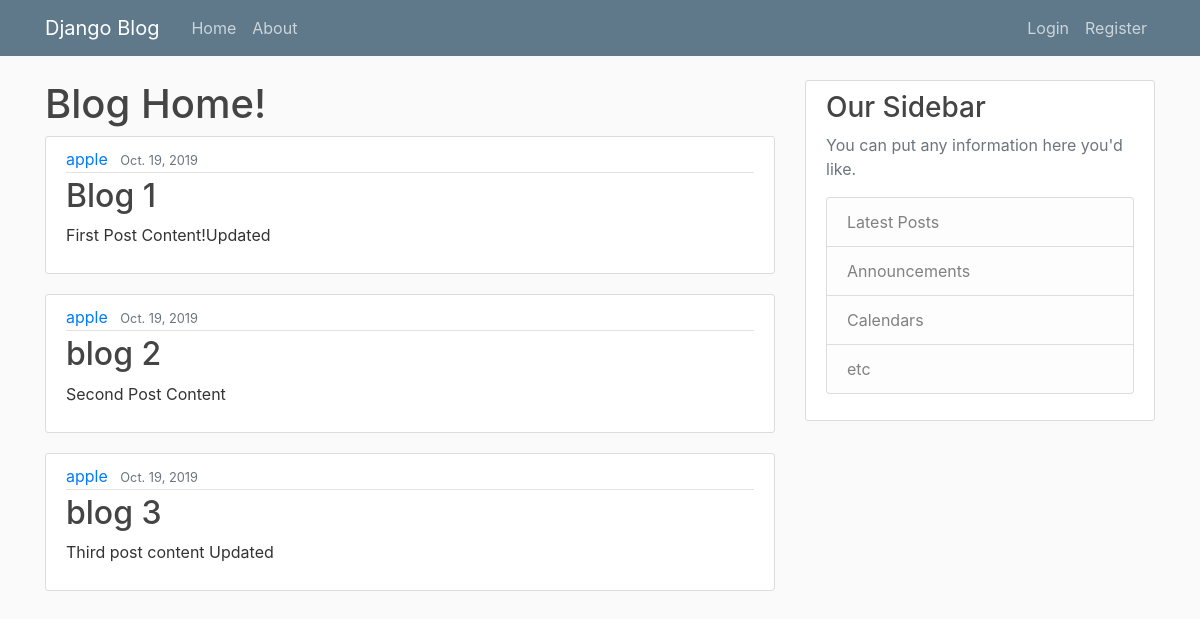
Screenshot of /blog/ with the database file from the repository.
### blog/models.py (models this page shows, shortened)
class Post(models.Model):
    title = models.CharField(max_length=100)
    content = models.TextField()
    date_posted = models.DateTimeField(default=timezone.now)
    author = models.ForeignKey(User, on_delete=models.CASCADE)

### blog/views.py (the view)
# urls.py: path('', views.home, name='blog-home'),
def home(request):
    context = {
        'posts': Post.objects.all()
    }
    return render(request, 'blog/home.html', context)

### blog/templates/blog/home.html
{% extends 'blog/base.html' %}
{% block content %}
    <h1>Blog Home!</h1>
    {% for post in posts %}
        <article class="media content-section">
            <div class="media-body">
                <div class="article-metadata">
                    <a class="mr-2" href="#">{{ post.author }}</a>
                    <small class="text-muted">{{ post.date_posted.date }}</small>
                </div>
                <h2><a class="article-title" href="#">{{ post.title }}</a></h2>
                <p class="article-content">{{ post.content }}</p>
            </div>
        </article>
    {% endfor %}
{% endblock content %}

### blog/templates/blog/base.html (shortened to what this page needs)
{% load static %}
<!DOCTYPE html>
<html lang="en">
<head>
    <link rel="stylesheet" href="https://stackpath.bootstrapcdn.com/bootstrap/4.3.1/css/bootstrap.min.css"
>
    <link rel="stylesheet" type="text/css" href="{% static 'blog/main.css' %}">
</head>
<body>
<header class="site-header">
    <nav class="navbar navbar-expand-md navbar-dark bg-steel fixed-top">
        <div class="container">
            <a class="navbar-brand mr-4" href="{% url 'blog-home' %}">Django Blog</a>
            <div class="collapse navbar-collapse" id="navbarToggle">
                <div class="navbar-nav mr-auto">
                    <a class="nav-item nav-link" href="{% url 'blog-home' %}">Home</a>
                    <a class="nav-item nav-link" href="{% url 'blog-about' %}">About</a>
                </div>
                <div class="navbar-nav">
                    {% if user.is_authenticated %}
                        <a class="nav-item nav-link" href="{% url 'logout' %}">Logout</a>
                        <a class="nav-item nav-link" href="{% url 'profile' %}">Profile</a>
                    {% else %}
                        <a class="nav-item nav-link" href="{% url 'login' %}">Login</a>
                        <a class="nav-item nav-link" href="{% url 'users-register' %}">Register</a>
                    {% endif %}
                </div>
            </div>
        </div>
    </nav>
</header>
<main role="main" class="container">
    <div class="row">
        <div class="col-md-8">
            {% block content %}{% endblock %}
        </div>
        <div class="col-md-4">
            <div class="content-section">
                <h3>Our Sidebar</h3>
                <p class='text-muted'>You can put any information here you'd like.
                <ul class="list-group">
                    <li class="list-group-item list-group-item-light">Latest Posts</li>
                    <li class="list-group-item list-group-item-light">Announcements</li>
                    <li class="list-group-item list-group-item-light">Calendars</li>
                    <li class="list-group-item list-group-item-light">etc</li>
                </ul>
                </p>
            </div>
        </div>
    </div>
</main>
</body>
</body>
</html>

### blog/static/blog/main.css (style rules this page uses)
body { background: #fafafa; color: #333333; margin-top: 5rem; }
h1, h2, h3, h4, h5, h6 { color: #444444; }
ul { margin: 0; }
.bg-steel { background-color: #5f788a; }
.site-header .navbar-nav .nav-link { color: #cbd5db; }
.content-section { background: #ffffff; padding: 10px 20px; border: 1px solid #dddddd; border-radius: 3px; margin-bottom: 20px; }
.article-title { color: #444444; }
.article-content { white-space: pre-line; }
.article-metadata { padding-bottom: 1px; margin-bottom: 4px; border-bottom: 1px solid #e3e3e3 }

### rows the page displays
Post: author "apple", date_posted "Oct. 19, 2019", title "Blog 1", content "First Post Content!Updated"
Post: author "apple", date_posted "Oct. 19, 2019", title "blog 2", content "Second Post Content"
Post: author "apple", date_posted "Oct. 19, 2019", title "blog 3", content "Third post content Updated"
